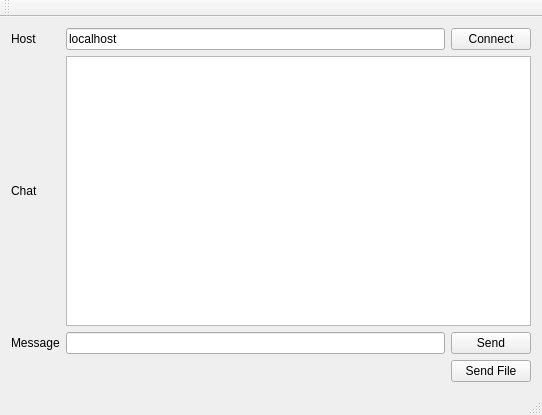
<?xml version="1.0" encoding="UTF-8"?>
<ui version="4.0">
 <class>MainWindow</class>
 <widget class="QMainWindow" name="MainWindow">
  <property name="geometry">
   <rect>
    <x>0</x>
    <y>0</y>
    <width>542</width>
    <height>415</height>
   </rect>
  </property>
  <property name="windowTitle">
   <string>Chat Filter V1.0</string>
  </property>
  <widget class="QWidget" name="centralWidget">
   <layout class="QGridLayout" name="gridLayout">
    <item row="0" column="0">
     <widget class="QLabel" name="label">
      <property name="text">
       <string>Host</string>
      </property>
     </widget>
    </item>
    <item row="0" column="1">
     <widget class="QLineEdit" name="hostname">
      <property name="text">
       <string>localhost</string>
      </property>
     </widget>
    </item>
    <item row="0" column="2">
     <widget class="QPushButton" name="connect">
      <property name="text">
       <string>Connect</string>
      </property>
     </widget>
    </item>
    <item row="1" column="0">
     <widget class="QLabel" name="label_2">
      <property name="text">
       <string>Chat</string>
      </property>
     </widget>
    </item>
    <item row="2" column="0">
     <widget class="QLabel" name="label_3">
      <property name="text">
       <string>Message</string>
      </property>
     </widget>
    </item>
    <item row="2" column="1">
     <widget class="QLineEdit" name="message"/>
    </item>
    <item row="2" column="2">
     <widget class="QPushButton" name="sendMsg">
      <property name="text">
       <string>Send</string>
      </property>
     </widget>
    </item>
    <item row="3" column="2">
     <widget class="QPushButton" name="sendFile">
      <property name="text">
       <string>Send File</string>
      </property>
     </widget>
    </item>
    <item row="1" column="1" colspan="2">
     <widget class="QTextEdit" name="chatContent"/>
    </item>
    <item row="3" column="0" colspan="2">
     <spacer name="horizontalSpacer">
      <property name="orientation">
       <enum>Qt::Horizontal</enum>
      </property>
      <property name="sizeHint" stdset="0">
       <size>
        <width>435</width>
        <height>22</height>
       </size>
      </property>
     </spacer>
    </item>
   </layout>
  </widget>
  <widget class="QMenuBar" name="menuBar">
   <property name="geometry">
    <rect>
     <x>0</x>
     <y>0</y>
     <width>542</width>
     <height>22</height>
    </rect>
   </property>
  </widget>
  <widget class="QToolBar" name="mainToolBar">
   <attribute name="toolBarArea">
    <enum>TopToolBarArea</enum>
   </attribute>
   <attribute name="toolBarBreak">
    <bool>false</bool>
   </attribute>
  </widget>
  <widget class="QStatusBar" name="statusBar"/>
 </widget>
 <layoutdefault spacing="6" margin="11"/>
 <resources/>
 <connections/>
</ui>
